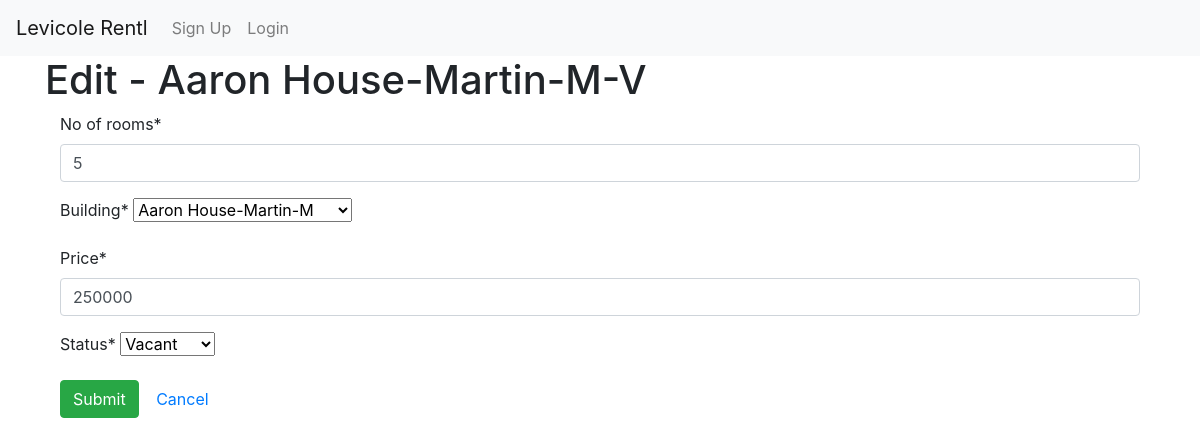
Screenshot of /edit_rental/4/ with the database file from the repository.
### rentmanagement/models.py (models this page shows)
class Rental(models.Model):
    no_of_rooms = models.IntegerField(default=0)
    building = models.ForeignKey(Building, on_delete=models.CASCADE)
    price = models.IntegerField(default=0)
    status_options = [
        ("O", "Occupied"),
        ("V", "Vacant"),
    ]
    status = models.CharField(max_length=2, choices=status_options)
    def __str__(self):
        return f"{self.building}-{self.status}"

class Building(models.Model):
    building_name = models.CharField(max_length=50)
    location = models.CharField(max_length=50, default="N/A" )
    caretaker_name = models.CharField(max_length=50)
    caretaker_contact = models.CharField(max_length=10)
    owner = models.ForeignKey(Owner, on_delete=models.CASCADE)
    def __str__(self):
        return f"{self.building_name}-{self.owner}"

class Owner(models.Model):
    owner_name = models.CharField(max_length=50)
    gender = models.CharField(max_length=2, choices=gender_options)
    contact = models.CharField(max_length=10)
    address = models.CharField(max_length=50, null=True, blank=True, default="N/A")
    def __str__(self):
        return f"{self.owner_name}-{self.gender}"

### rentmanagement/views.py (the view)
# urls.py: path('edit_rental/<int:rental_id>/', edit_rental_view, name='edit_rental_page'),
def edit_rental_view(request, rental_id):
    message = ''
    rental = Rental.objects.get(id=rental_id)
    if request.method =="POST":
        rental_form = RentalForm(request.POST, instance=rental)
        if rental_form.is_valid():
            rental_form.save()
            message = "Changes Made Successfully"
        else:
            message = "Error:Wrong Inputs"
    else:
        rental_form = RentalForm( instance= rental)
    context= {
        'form':rental_form,
        'rental':rental,
        'message': message,
    }
    return render(request, 'edit_rental.html', context)

### rentmanagement/forms.py
class RentalForm(ModelForm):
    class Meta:
        model = Rental
        fields = '__all__'

### rentmanagement/templates/edit_rental.html (shortened to what this page needs)
{% extends './base.html' %}
{% load crispy_forms_tags %}
{% block content %}
            <h1>Edit - {{rental}}</h1>
            <div class="container">
                <form method="POST">
                    {{form|crispy}}
                    <input type="submit" class="btn btn-success">
                    <a class="btn btn_primary" href="{% url 'add_rental_page' %}">Cancel</a>
                </form>
            </div>
{% endblock content %}

### rows the page displays
Rental: building+status "Aaron House-Martin-M-V", no_of_rooms "5", building "Aaron House-Martin-M", price "250000", status "Vacant"
